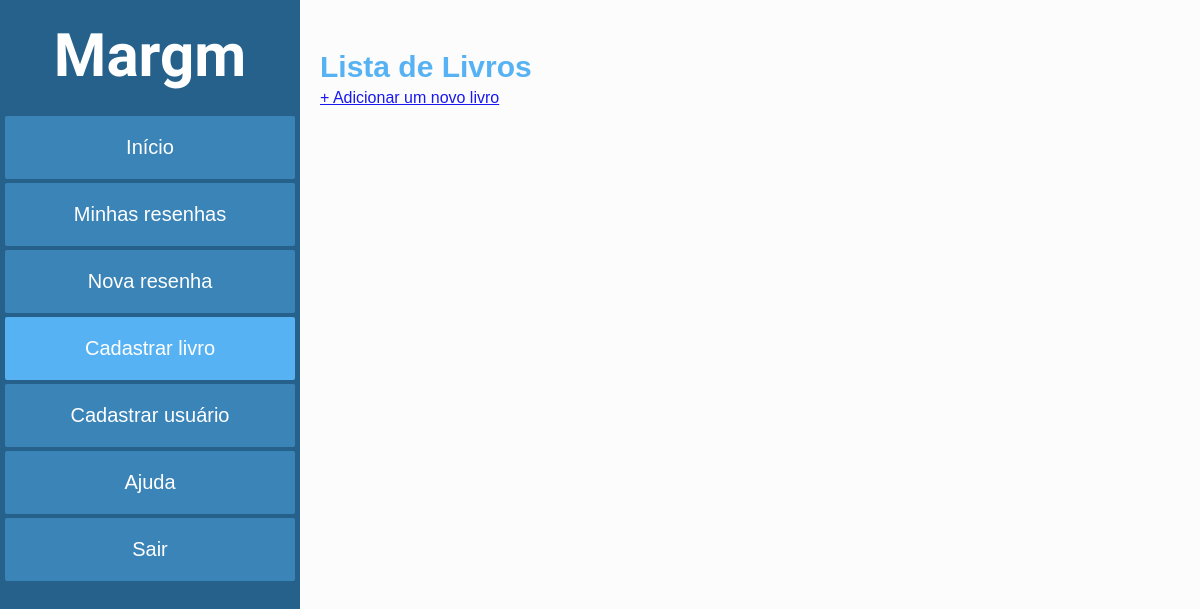
The page /livros/ on the database as committed earlier.
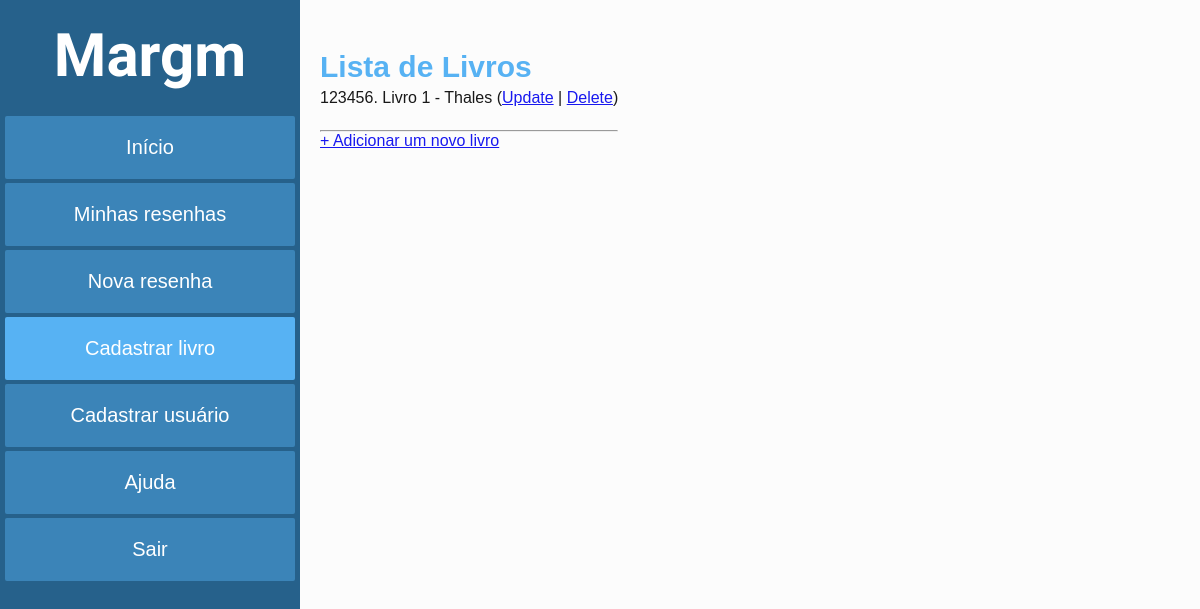
The same page on the database as committed later.
### livros/models.py (models this page shows)
class Livro(models.Model):
    id = models.AutoField(primary_key=True)
    isbn = models.CharField(max_length=13)
    titulo = models.CharField(max_length=100)
    genero = models.CharField(max_length=50)
    autor = models.CharField(max_length=100)
    editora = models.CharField(max_length=100)
    ano_publicacao = models.IntegerField()
    numero_paginas = models.IntegerField()
    rating = models.FloatField(null=True)
    created_at = models.DateTimeField(auto_now_add=True)
    created_by = models.ForeignKey(Usuario, models.DO_NOTHING)

### livros/views.py (the view)
# urls.py: path('', views.LivroListView.as_view(), name='Livro_list'),
class LivroListView(ListView):
    model = Livro
    context_object_name = 'Livros'

### livros/templates/livros/livro_list.html (shortened to what this page needs)
<!DOCTYPE html>
{% load static %}
<html lang="pt-br">
<head>
    <link rel="stylesheet" href="/static/livros/styles/livro_form.css">
</head>
<body>
    <div id="menu-lateral">
        <h1>Margm</h1>
        <a target="_self" hreflang="pt-br">Início</a>
        <a target="_self" hreflang="pt-br">Minhas resenhas</a>
        <a target="_self" hreflang="pt-br">Nova resenha</a>
        <a id="selecionado" href="/livros/create/" target="_self" hreflang="pt-br">Cadastrar livro</a>
        <a href="/usuarios/create/" target="_self" hreflang="pt-br">Cadastrar usuário</a>
        <a target="_self" hreflang="pt-br">Ajuda</a>
        <a target="_self" hreflang="pt-br">Sair</a>
    </div>
    <div id="cadastrar-livro">
        <h2>Lista de Livros</h2>
        {% for Livro in Livros %}
            <p>{{ Livro.isbn }}. {{ Livro.titulo }} - {{ Livro.autor }}
                (<a href="{% url 'Livro_update' Livro.id %}">Update</a> |
                <a href="{% url 'Livro_delete' Livro.id %}">Delete</a>)
            </p>
            <br><hr/>
        {% endfor %}
        <p> <a href="{% url 'Livro_create' %}"> + Adicionar um novo livro</a></p>
    </div>
</body>
</html>

Rows that differ between the two databases and show on the page:
added Livro: isbn "123456", titulo "Livro 1", autor "Thales"
